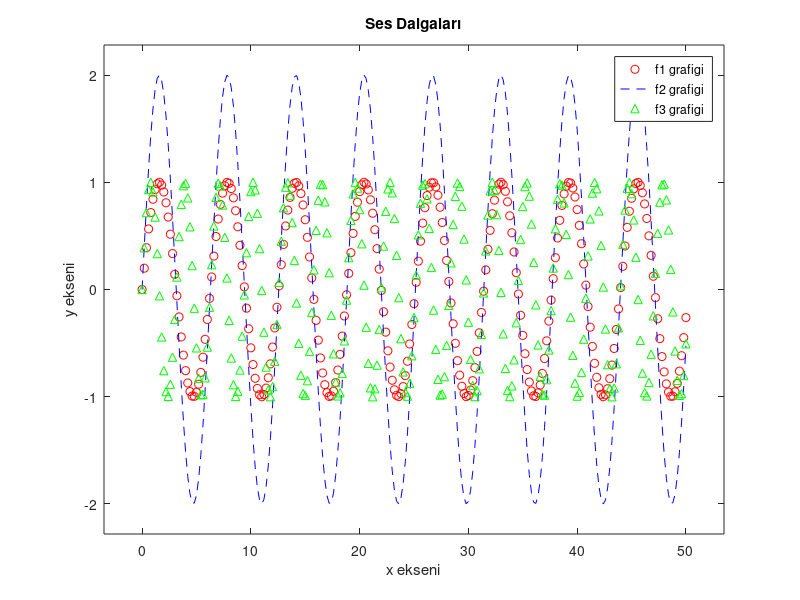
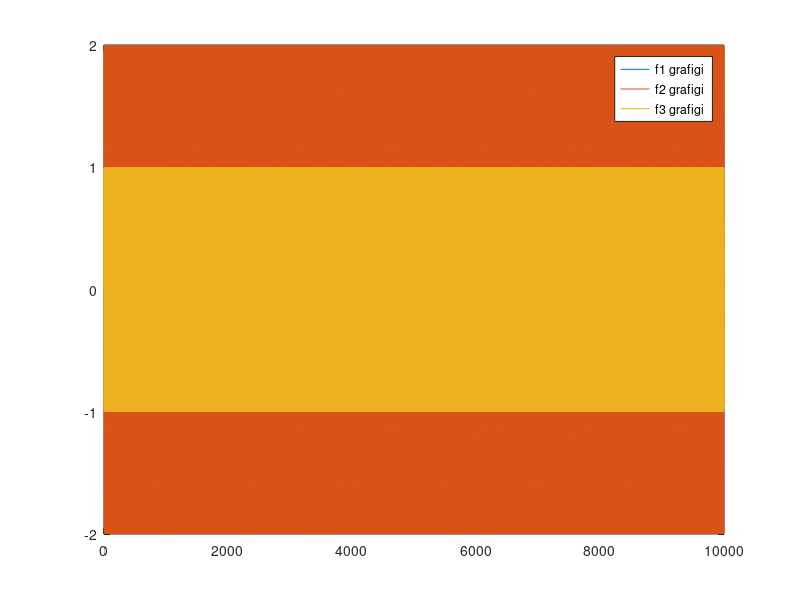

Reproduce these figures in MATLAB, in order. (Note: this script raises an error after producing the figures.)
clear all
diary kaan_vize
%% 1
x = 0:0.2:50;
f1 = sin(x);
f2 = 2*sin(x);
f3 = sin(2*x);
plot(x,f1,x,f2,x,f3)
%%
xlabel('x ekseni');
ylabel('y ekseni');
legend ('f1 grafigi ','f2 grafigi ','f3 grafigi')
title ('Ses Dalgaları')
%%
plot (x , f1 ,'ro ', x , f2 ,'b--',x , f3 ,'g ^')
xlabel('x ekseni');
ylabel('y ekseni');
legend ('f1 grafigi ','f2 grafigi ','f3 grafigi')
title ('Ses Dalgaları')
axis padded
%matlab works sayfasından yararlanarak marjin boşluklarının nasıl
%yapıldığını buldum.
%%
% f1 grafiğinin periyodu 2 pi , f2 grafiğinin periyodu 2 pi ve f3
% fonksiyonun periyodu pi.
%%
figure
x = 0:0.2:10000;
f1 = sin(x);
f2 = 2*sin(x);
f3 = sin(2*x);
plot(x,f1,x,f2,x,f3)
legend ('f1 grafigi ','f2 grafigi ','f3 grafigi')
%Ses aralığını arttırdıkça ses kalitesi tiz ses olmaya başladı her aralığı
%denedim sentetik güzel sanatlar ortaya koyulabilir ancak bu adım aralığını
%küçülttükçe daha net ve kalın sesler çıkartabiliriz. 0.1 adım aralığı
%benim için çok uygun bu adım aralığını saklayabilirdim.
%%
sound(f1)
sound(f2)
sound(f3)
%% 2a
figure
imread('C:\Users\Kaan\Desktop\barbara.jpg.jpg');
img=imread('C:\Users\Kaan\Desktop\barbara.jpg.jpg');
imshow(img)
figure
imread('C:\Users\Kaan\Desktop\goldhill.jpg.jpg');
img2=imread('C:\Users\Kaan\Desktop\goldhill.jpg.jpg');
imshow(img2)
h=fspecial('average', [3 3]);
g= imfilter(img, h);
imshow(g);
h2=fspecial('average', [3 3]);
g2= imfilter(img2, h2);
imshow(g2);
toplam = g+g2;
imshow(toplam)
%yeni resim iç içe geçmiş ve daha çok barbaraya benziyor.
%% b
%% c
figure
barbara2 = imread('C:\Users\Kaan\Desktop\barbara.jpg.jpg')*1/20;
imshow(barbara2)
%resim karardı ve böldüğümüz sayı arttıkça kararma artmaya başladı nedenini
%araştırdım ama bulamadım.
%% d
%% e
imread('C:\Users\Kaan\Desktop\barbara.jpg.jpg');
img=imread('C:\Users\Kaan\Desktop\barbara.jpg.jpg');
imagesc(img)
%imagesc komutunu kullanınca resim 512 ye 512 lik aralıklara bölündü.
%% f
barbara_kucuk=imresize(img,0.25);
imshow(barbara_kucuk)
%sınıfta yazdığımız kodu deneyerek yaptım il başta fakat hata aldığım için
%internette araştırmalara başladım,
%https://osmansatik.wordpress.com/2012/04/22/matlabda-resim-olceklendirme-imresize/
%bulduğum bu siteden yardım alarak yaptım.
%% g
%% h
fark = img - img2;
maxdeger=max(fark);
mindeger=min(fark);
%% i
figure
imhist(img)
figure
imhist(img2)
%% j
I = im2double(img);
s = skewness(I(:))
I2 = im2double(img2);
s2 = skewness(I2(:))
k = kurtosis(double(img(:)))
k2 = kurtosis(double(img2(:)))
%Skewness bir dağılımın simetrik olmama derecesini ölçerken; kurtosis dağılımın ortasında çok fazla veya çok az örneğin bulunma derecesini gösteren bir indekstir.
%% k
ortalama = mean(img(:))
ortalama2 = mean(img2(:))
%bu değer 8.6360* 10üzeri 4 e tekabül eder.
%% l
V=var(size(img))
V2=var(size(img2))